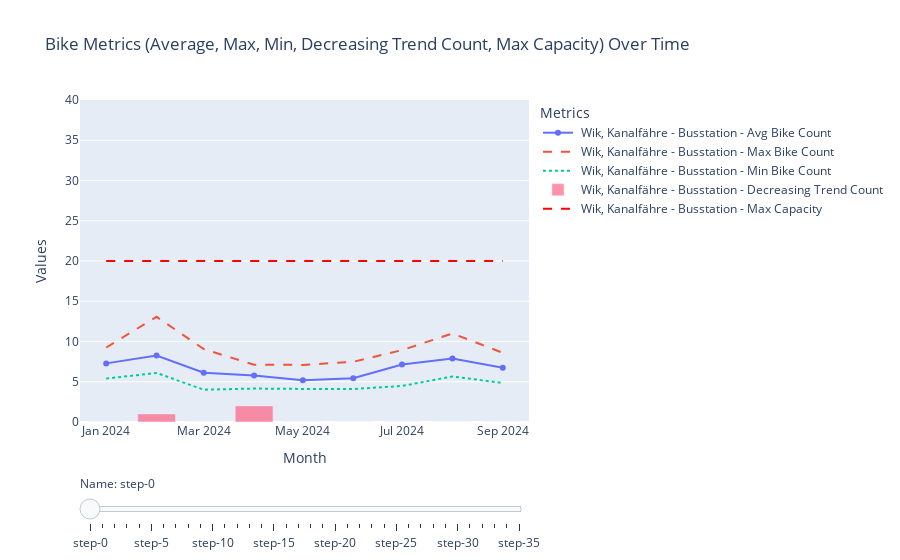

Notebook cell for this chart:
### Code cell
import pandas as pd
import plotly.graph_objects as go

# Convert 'Days in full_date' to datetime, assuming the format is day-first (DD/MM/YYYY)
df3['Days in full_date'] = pd.to_datetime(df3['Days in full_date'], dayfirst=True, errors='coerce')

# Extract 'Year-Month'
df3['Year-Month'] = df3['Days in full_date'].dt.to_period('M')

# Group by 'name' and 'Year-Month' to calculate average, min, and max for the values
df_agg = df3.groupby(['name', 'Year-Month']).agg({
    'Average bike_count': ['mean', 'min', 'max'],
    '# of unique dropoff_hub_id': ['mean', 'min', 'max'],
    '# of unique pickup_hub_id': ['mean', 'min', 'max'],
    'dropoff_pickup_diff': ['mean', 'min', 'max'],
    'decreasing_trend': lambda x: (x == True).sum(),  # Count True instances
    'maximum_capacity': 'first'
}).reset_index()

# Flatten MultiIndex columns
df_agg.columns = ['name', 'Year-Month', 
                  'avg_bike_count', 'min_bike_count', 'max_bike_count',
                  'avg_dropoff', 'min_dropoff', 'max_dropoff',
                  'avg_pickup', 'min_pickup', 'max_pickup',
                  'dropoff_pickup_diff_mean', 'dropoff_pickup_diff_min', 'dropoff_pickup_diff_max',
                  'decreasing_trend_count', 'maximum_capacity']

# Initialize the plotly figure
fig = go.Figure()

# Create traces for each 'name' value with a slider
names = df_agg['name'].unique()

# Loop over each 'name' and create corresponding traces
for name in names:
    df_filtered = df_agg[df_agg['name'] == name]
    
    # Add average line
    fig.add_trace(go.Scatter(x=df_filtered['Year-Month'].astype(str), 
                             y=df_filtered['avg_bike_count'], 
                             mode='lines+markers', name=f'{name} - Avg Bike Count', visible=False))
    
    # Add max line
    fig.add_trace(go.Scatter(x=df_filtered['Year-Month'].astype(str), 
                             y=df_filtered['max_bike_count'], 
                             mode='lines', name=f'{name} - Max Bike Count', visible=False, line=dict(dash='dash')))
    
    # Add min line
    fig.add_trace(go.Scatter(x=df_filtered['Year-Month'].astype(str), 
                             y=df_filtered['min_bike_count'], 
                             mode='lines', name=f'{name} - Min Bike Count', visible=False, line=dict(dash='dot')))
    
    # Add decreasing trend count as a bar trace
    fig.add_trace(go.Bar(x=df_filtered['Year-Month'].astype(str), 
                         y=df_filtered['decreasing_trend_count'], 
                         name=f'{name} - Decreasing Trend Count', 
                         visible=False, 
                         marker_color='rgba(255, 99, 132, 0.7)'))  # Adjust color as needed
    
    # Add maximum capacity line
    fig.add_trace(go.Scatter(x=df_filtered['Year-Month'].astype(str), 
                             y=[df_filtered['maximum_capacity'].values[0]] * len(df_filtered), 
                             mode='lines', 
                             name=f'{name} - Max Capacity', 
                             line=dict(color='red', dash='dash'),
                             visible=False))

# Make the first 'name' visible by default
for i in range(5):  # The first 5 traces (avg, max, min, decreasing trend count, max capacity) of the first 'name'
    fig.data[i].visible = True

# Create steps for the slider (one step for each 'name')
steps = []
for i, name in enumerate(names):
    step = dict(
        method="update",
        args=[{"visible": [False] * len(fig.data)},  # Hide all traces initially
              {"title": f"Bike Data for {name}"}],  # Update the plot title based on the 'name'
    )
    
    # Make the corresponding traces for this 'name' visible
    step["args"][0]["visible"][i*5] = True  # Show average line
    step["args"][0]["visible"][i*5 + 1] = True  # Show max line
    step["args"][0]["visible"][i*5 + 2] = True  # Show min line
    step["args"][0]["visible"][i*5 + 3] = True  # Show decreasing trend count
    step["args"][0]["visible"][i*5 + 4] = True  # Show max capacity line
    steps.append(step)

# Create slider
sliders = [dict(
    active=0,
    currentvalue={"prefix": "Name: "},
    pad={"t": 50},
    steps=steps
)]

# Update layout
fig.update_layout(
    sliders=sliders,
    title="Bike Metrics (Average, Max, Min, Decreasing Trend Count, Max Capacity) Over Time",
    xaxis_title="Month",
    yaxis_title="Values",
    yaxis_range=[0, 40],  # Set the y-axis range from 0 to 60
    legend_title="Metrics"
)

# Show plot
fig.show()
